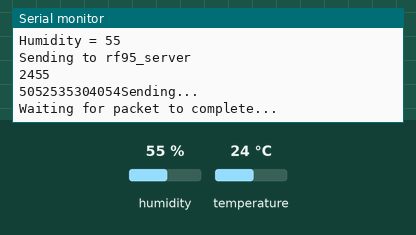
A sketch run on a simulated Arduino Uno, built with avr-gcc and run on an emulated ATmega328P. Shown: the last lines printed to the serial monitor. The inputs (shaded band) are chosen by the test bench; at power-on: humidity 55 %, temperature 24 °C. No radio packets arrive unless stated.

Above: at 1.3 s.
1.4 s: humidity set to 22 %
At 2.9 s:
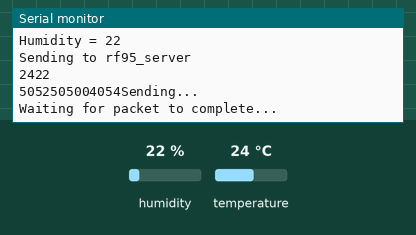
3.0 s: temperature set to 12 °C
At 4.4 s:
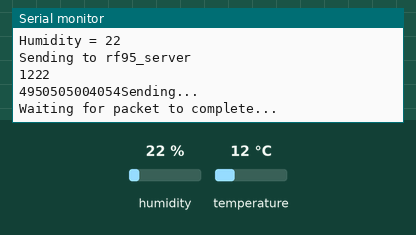
4.6 s: humidity set to 40 %
At 5.7 s:
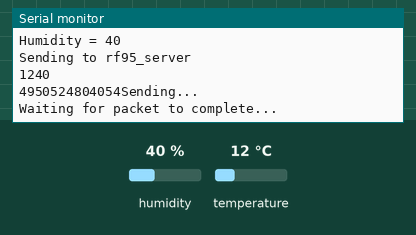
Timing chart, 0 to 7.6 s (numbered marks = the images above; inputs shaded):
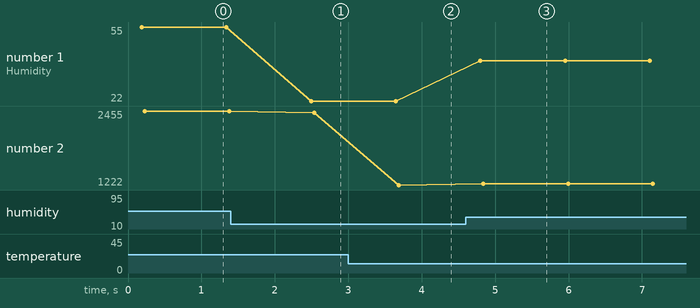

The sketch:

TX.ino
```cpp
#include <SPI.h>
#include <RH_RF95.h>
#include <dht.h>

#define RFM95_CS 10
#define RFM95_RST 9
#define RFM95_INT 2
#define DHT11_PIN 7

#define RF95_FREQ 863.0
RH_RF95 rf95(RFM95_CS, RFM95_INT);

dht DHT;
void setup()
{
  pinMode(RFM95_RST, OUTPUT);
  digitalWrite(RFM95_RST, HIGH);

  while (!Serial);
  Serial.begin(9600);
  delay(100);

  Serial.println("Arduino LoRa TX Test!");

  // manual reset
  digitalWrite(RFM95_RST, LOW);
  delay(10);
  digitalWrite(RFM95_RST, HIGH);
  delay(10);

  while (!rf95.init()) {
    Serial.println("LoRa radio init failed");
    while (1);
  }
  Serial.println("LoRa radio init OK!");

  // Defaults after init are 434.0MHz, modulation GFSK_Rb250Fd250, +13dbM
  if (!rf95.setFrequency(RF95_FREQ)) {
    Serial.println("setFrequency failed");
    while (1);
  }
  Serial.print("Set Freq to: "); Serial.println(RF95_FREQ);

  // Defaults after init are 434.0MHz, 13dBm, Bw = 125 kHz, Cr = 4/5, Sf = 128chips/symbol, CRC on

  // The default transmitter power is 13dBm, using PA_BOOST.
  // If you are using RFM95/96/97/98 modules which uses the PA_BOOST transmitter pin, then
  // you can set transmitter powers from 5 to 23 dBm:
  rf95.setTxPower(23, false);
}

int16_t packetnum = 0;  // packet counter, we increment per xmission

void loop()
{


  int chk = DHT.read11(DHT11_PIN);


  int tem = DHT.temperature;
  int hum = DHT.humidity;


  Serial.print("Temperature = ");
  Serial.println(tem);
  Serial.print("Humidity = ");
  Serial.println(hum);


  Serial.println("Sending to rf95_server");

  String msg = String(tem) + String (hum);
  Serial.println(msg);
  byte buf[8];
  msg.toCharArray(buf,8);

  for (int i = 0; i<8; i++){
  Serial.print(buf[i]);
  }

  Serial.println("Sending..."); delay(10);
  rf95.send((uint8_t *)buf, 8);

  Serial.println("Waiting for packet to complete..."); delay(10);
  rf95.waitPacketSent();
  // Now wait for a reply


  delay(1000);
}
```

Measured:
- after the input at 1.4 s, the serial monitor: prints a new line after 1.1 s (image 1)
- after the input at 3.0 s, the serial monitor: prints a new line after 0.63 s (image 2)
- after the input at 4.6 s, the serial monitor: prints a new line after 0.20 s (image 3)
- plotted number 1: 55 → 22 after the input at 1.4 s, 22 → 40 after the input at 4.6 s
- plotted number 2: 2455 → 2422 after the input at 1.4 s, 2422 → 1222 after the input at 3.0 s, 1222 → 1240 after the input at 4.6 s
